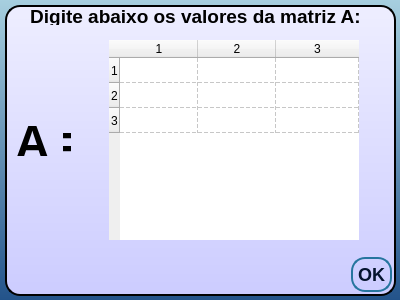
<?xml version="1.0" encoding="UTF-8"?>
<ui version="4.0">
 <class>EntrarADialog</class>
 <widget class="QDialog" name="EntrarADialog">
  <property name="geometry">
   <rect>
    <x>0</x>
    <y>0</y>
    <width>400</width>
    <height>300</height>
   </rect>
  </property>
  <property name="windowTitle">
   <string>MN - Entrar matriz A</string>
  </property>
  <property name="styleSheet">
   <string notr="true">QDialog {
/*background: QLinearGradient(x1: 0, y1: 0, x2: 0, y2: 1, stop: 0 #cedce7, stop: 1 #596a72);*/
background: QLinearGradient(x1: 0, y1: 0, x2: 0, y2: 1, stop: 0 #a7cfdf, stop: 1 #23538a);
border: none;
}

#mainFrame {
border: 2px solid black;
border-radius: 15px;
/*background: white;*/
background: QLinearGradient(x1: 0, y1: 0, x2: 0, y2: 1, stop: 0 #eef, stop: 1 #ccf);
}

QTableWidget.matrix {
	border: none;
	background: qlineargradient(x1: 0, y1: 0, x2: 0, y2: 1,
                                stop: 0 #fafafa, stop: 0.4 #f4f4f4,
                                stop: 0.5 #e7e7e7, stop: 1.0 #fafafa);
}

/* QPushButton:default {
     border-color: navy; /* make the default button prominent
 }

QPushButton:!hover {
color: black;
}

QPushButton {
border: none;
border-radius: 6px;
background-color: qlineargradient(x1: 0, y1: 0, x2: 0, y2: 1,
                                       stop: 0 #f6f7fa, stop: 1 #dadbde);
}*/
/* Início botões */
QPushButton {
border: 2px solid #26759e;
border-radius: 14px;
font-size: 18px;
/*font-family:comic sans, comic sans ms, cursive, verdana, arial, sans-serif;*/
font-family: Arial;
padding: 5px 5px 5px 5px;
text-decoration: none;
font-weight:bold;
color: #05142E;
/*background-color: #3093C7;*/
background: qlineargradient(x1: 0, y1: 0, x2: 0, y2: 1,
                                       stop: 0 #3093C7, stop: 1 #1C5A85);
outline: none;
}

QPushButton:hover {
 border:2px solid #26759e;
/* background-color: #26759E;*/
 background: qlineargradient(x1: 0, y1: 0, x2: 0, y2: 1,
                                       stop: 0 #26759E, stop: 1 #133D5B)
}

QPushButton:focus {
 border:2px solid black;
/* background-color: #26759E;*/
 background: qlineargradient(x1: 0, y1: 0, x2: 0, y2: 1,
                                       stop: 0 #26759E, stop: 1 #133D5B)
}

QPushButton:pressed {
 border:2px solid white;
/* background-color: #26759E;*/
 background: qlineargradient(x1: 0, y1: 0, x2: 0, y2: 1,
                                       stop: 0 #26759E, stop: 1 #133D5B)
}

QPushButton:disabled {
 border: none;
/* background-color: #133D5B;26759E / 3AB1F0 */
 background: qlineargradient(x1: 0, y1: 0, x2: 0, y2: 1,
                                       stop: 0 #B3C3C7, stop: 1 #D6D6F0)
}

/*Encerra botões */</string>
  </property>
  <widget class="QFrame" name="mainFrame">
   <property name="geometry">
    <rect>
     <x>5</x>
     <y>5</y>
     <width>391</width>
     <height>291</height>
    </rect>
   </property>
   <property name="frameShape">
    <enum>QFrame::StyledPanel</enum>
   </property>
   <property name="frameShadow">
    <enum>QFrame::Raised</enum>
   </property>
   <widget class="QLabel" name="label_3">
    <property name="geometry">
     <rect>
      <x>211</x>
      <y>20</y>
      <width>168</width>
      <height>230</height>
     </rect>
    </property>
    <property name="text">
     <string/>
    </property>
    <property name="pixmap">
     <pixmap resource="mn1.qrc">:/images/images/dir.png</pixmap>
    </property>
   </widget>
   <widget class="QTableWidget" name="tableWidget_A">
    <property name="geometry">
     <rect>
      <x>104</x>
      <y>35</y>
      <width>250</width>
      <height>200</height>
     </rect>
    </property>
    <property name="minimumSize">
     <size>
      <width>250</width>
      <height>200</height>
     </size>
    </property>
    <property name="maximumSize">
     <size>
      <width>250</width>
      <height>200</height>
     </size>
    </property>
    <property name="frameShape">
     <enum>QFrame::NoFrame</enum>
    </property>
    <property name="lineWidth">
     <number>0</number>
    </property>
    <property name="sizeAdjustPolicy">
     <enum>QAbstractScrollArea::AdjustIgnored</enum>
    </property>
    <property name="textElideMode">
     <enum>Qt::ElideMiddle</enum>
    </property>
    <property name="gridStyle">
     <enum>Qt::DashLine</enum>
    </property>
    <property name="class" stdset="0">
     <string>matrix</string>
    </property>
    <attribute name="horizontalHeaderDefaultSectionSize">
     <number>78</number>
    </attribute>
    <attribute name="horizontalHeaderMinimumSectionSize">
     <number>78</number>
    </attribute>
    <attribute name="horizontalHeaderStretchLastSection">
     <bool>true</bool>
    </attribute>
    <attribute name="verticalHeaderDefaultSectionSize">
     <number>25</number>
    </attribute>
    <attribute name="verticalHeaderMinimumSectionSize">
     <number>25</number>
    </attribute>
    <row>
     <property name="text">
      <string>1</string>
     </property>
     <property name="textAlignment">
      <set>AlignHCenter|AlignVCenter|AlignCenter</set>
     </property>
    </row>
    <row>
     <property name="text">
      <string>2</string>
     </property>
     <property name="textAlignment">
      <set>AlignHCenter|AlignVCenter|AlignCenter</set>
     </property>
    </row>
    <row>
     <property name="text">
      <string>3</string>
     </property>
     <property name="textAlignment">
      <set>AlignHCenter|AlignVCenter|AlignCenter</set>
     </property>
    </row>
    <column>
     <property name="text">
      <string>1</string>
     </property>
     <property name="textAlignment">
      <set>AlignHCenter|AlignVCenter|AlignCenter</set>
     </property>
    </column>
    <column>
     <property name="text">
      <string>2</string>
     </property>
     <property name="textAlignment">
      <set>AlignHCenter|AlignVCenter|AlignCenter</set>
     </property>
    </column>
    <column>
     <property name="text">
      <string>3</string>
     </property>
     <property name="textAlignment">
      <set>AlignHCenter|AlignVCenter|AlignCenter</set>
     </property>
    </column>
    <item row="0" column="0">
     <property name="textAlignment">
      <set>AlignHCenter|AlignVCenter|AlignCenter</set>
     </property>
    </item>
    <item row="0" column="1">
     <property name="textAlignment">
      <set>AlignHCenter|AlignVCenter|AlignCenter</set>
     </property>
    </item>
    <item row="0" column="2">
     <property name="textAlignment">
      <set>AlignHCenter|AlignVCenter|AlignCenter</set>
     </property>
    </item>
    <item row="1" column="0">
     <property name="textAlignment">
      <set>AlignHCenter|AlignVCenter|AlignCenter</set>
     </property>
    </item>
    <item row="1" column="1">
     <property name="textAlignment">
      <set>AlignHCenter|AlignVCenter|AlignCenter</set>
     </property>
    </item>
    <item row="1" column="2">
     <property name="textAlignment">
      <set>AlignHCenter|AlignVCenter|AlignCenter</set>
     </property>
    </item>
    <item row="2" column="0">
     <property name="textAlignment">
      <set>AlignHCenter|AlignVCenter|AlignCenter</set>
     </property>
    </item>
    <item row="2" column="1">
     <property name="textAlignment">
      <set>AlignHCenter|AlignVCenter|AlignCenter</set>
     </property>
    </item>
    <item row="2" column="2">
     <property name="textAlignment">
      <set>AlignHCenter|AlignVCenter|AlignCenter</set>
     </property>
    </item>
   </widget>
   <widget class="QLabel" name="label_4">
    <property name="geometry">
     <rect>
      <x>10</x>
      <y>110</y>
      <width>56</width>
      <height>41</height>
     </rect>
    </property>
    <property name="text">
     <string>&lt;html&gt;&lt;head/&gt;&lt;body&gt;&lt;p&gt;&lt;span style=&quot; font-size:36pt; font-weight:600;&quot;&gt;A =&lt;/span&gt;&lt;/p&gt;&lt;/body&gt;&lt;/html&gt;</string>
    </property>
   </widget>
   <widget class="QLabel" name="label_2">
    <property name="geometry">
     <rect>
      <x>79</x>
      <y>20</y>
      <width>168</width>
      <height>230</height>
     </rect>
    </property>
    <property name="text">
     <string/>
    </property>
    <property name="pixmap">
     <pixmap resource="mn1.qrc">:/images/images/esq.png</pixmap>
    </property>
   </widget>
   <widget class="QLabel" name="label">
    <property name="geometry">
     <rect>
      <x>-10</x>
      <y>0</y>
      <width>401</width>
      <height>20</height>
     </rect>
    </property>
    <property name="text">
     <string>&lt;html&gt;&lt;head/&gt;&lt;body&gt;&lt;p align=&quot;center&quot;&gt;&lt;span style=&quot; font-size:14pt; font-weight:600;&quot;&gt;Digite abaixo os valores da matriz A:&lt;/span&gt;&lt;/p&gt;&lt;/body&gt;&lt;/html&gt;</string>
    </property>
   </widget>
   <widget class="QDialogButtonBox" name="buttonBox">
    <property name="geometry">
     <rect>
      <x>346</x>
      <y>252</y>
      <width>41</width>
      <height>35</height>
     </rect>
    </property>
    <property name="orientation">
     <enum>Qt::Horizontal</enum>
    </property>
    <property name="standardButtons">
     <set>QDialogButtonBox::Ok</set>
    </property>
   </widget>
   <zorder>label_3</zorder>
   <zorder>label_2</zorder>
   <zorder>tableWidget_A</zorder>
   <zorder>label_4</zorder>
   <zorder>label</zorder>
   <zorder>buttonBox</zorder>
  </widget>
 </widget>
 <resources>
  <include location="mn1.qrc"/>
 </resources>
 <connections/>
</ui>
